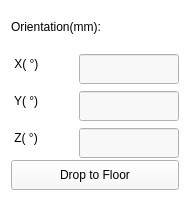
<?xml version="1.0" encoding="UTF-8"?>
<ui version="4.0">
 <class>OrientationWidget</class>
 <widget class="QWidget" name="OrientationWidget">
  <property name="geometry">
   <rect>
    <x>0</x>
    <y>0</y>
    <width>190</width>
    <height>202</height>
   </rect>
  </property>
  <property name="windowTitle">
   <string>Form</string>
  </property>
  <property name="toolTip">
   <string>旋转</string>
  </property>
  <property name="styleSheet">
   <string notr="true">background-color: rgb(255, 255, 255);</string>
  </property>
  <layout class="QGridLayout" name="gridLayout">
   <item row="0" column="0" colspan="2">
    <widget class="QLabel" name="label">
     <property name="minimumSize">
      <size>
       <width>30</width>
       <height>30</height>
      </size>
     </property>
     <property name="maximumSize">
      <size>
       <width>150</width>
       <height>30</height>
      </size>
     </property>
     <property name="toolTip">
      <string>尺寸</string>
     </property>
     <property name="text">
      <string>Orientation(mm):</string>
     </property>
    </widget>
   </item>
   <item row="1" column="0">
    <widget class="QLabel" name="label_2">
     <property name="minimumSize">
      <size>
       <width>50</width>
       <height>30</height>
      </size>
     </property>
     <property name="text">
      <string> X( °)</string>
     </property>
    </widget>
   </item>
   <item row="1" column="1">
    <widget class="QLineEdit" name="rotx">
     <property name="enabled">
      <bool>true</bool>
     </property>
     <property name="minimumSize">
      <size>
       <width>70</width>
       <height>30</height>
      </size>
     </property>
     <property name="maximumSize">
      <size>
       <width>100</width>
       <height>20</height>
      </size>
     </property>
     <property name="styleSheet">
      <string notr="true">background-color: rgb(248, 248,248);</string>
     </property>
     <property name="readOnly">
      <bool>false</bool>
     </property>
    </widget>
   </item>
   <item row="2" column="0">
    <widget class="QLabel" name="label_3">
     <property name="minimumSize">
      <size>
       <width>50</width>
       <height>30</height>
      </size>
     </property>
     <property name="text">
      <string> Y( °)</string>
     </property>
    </widget>
   </item>
   <item row="2" column="1">
    <widget class="QLineEdit" name="roty">
     <property name="enabled">
      <bool>true</bool>
     </property>
     <property name="minimumSize">
      <size>
       <width>70</width>
       <height>30</height>
      </size>
     </property>
     <property name="maximumSize">
      <size>
       <width>100</width>
       <height>20</height>
      </size>
     </property>
     <property name="styleSheet">
      <string notr="true">background-color: rgb(248, 248,248);</string>
     </property>
     <property name="readOnly">
      <bool>false</bool>
     </property>
    </widget>
   </item>
   <item row="3" column="0">
    <widget class="QLabel" name="label_4">
     <property name="minimumSize">
      <size>
       <width>50</width>
       <height>30</height>
      </size>
     </property>
     <property name="text">
      <string> Z( °)</string>
     </property>
    </widget>
   </item>
   <item row="3" column="1">
    <widget class="QLineEdit" name="rotz">
     <property name="enabled">
      <bool>true</bool>
     </property>
     <property name="minimumSize">
      <size>
       <width>70</width>
       <height>30</height>
      </size>
     </property>
     <property name="maximumSize">
      <size>
       <width>100</width>
       <height>20</height>
      </size>
     </property>
     <property name="styleSheet">
      <string notr="true">background-color: rgb(248, 248,248);</string>
     </property>
     <property name="readOnly">
      <bool>false</bool>
     </property>
    </widget>
   </item>
   <item row="4" column="0" colspan="2">
    <widget class="QPushButton" name="pushButtonDrop_To_Floor">
     <property name="minimumSize">
      <size>
       <width>0</width>
       <height>30</height>
      </size>
     </property>
     <property name="toolTip">
      <string>落底</string>
     </property>
     <property name="styleSheet">
      <string>background-color: rgb(248, 248,248);</string>
     </property>
     <property name="text">
      <string>Drop to Floor</string>
     </property>
    </widget>
   </item>
  </layout>
 </widget>
 <resources/>
 <connections/>
</ui>
